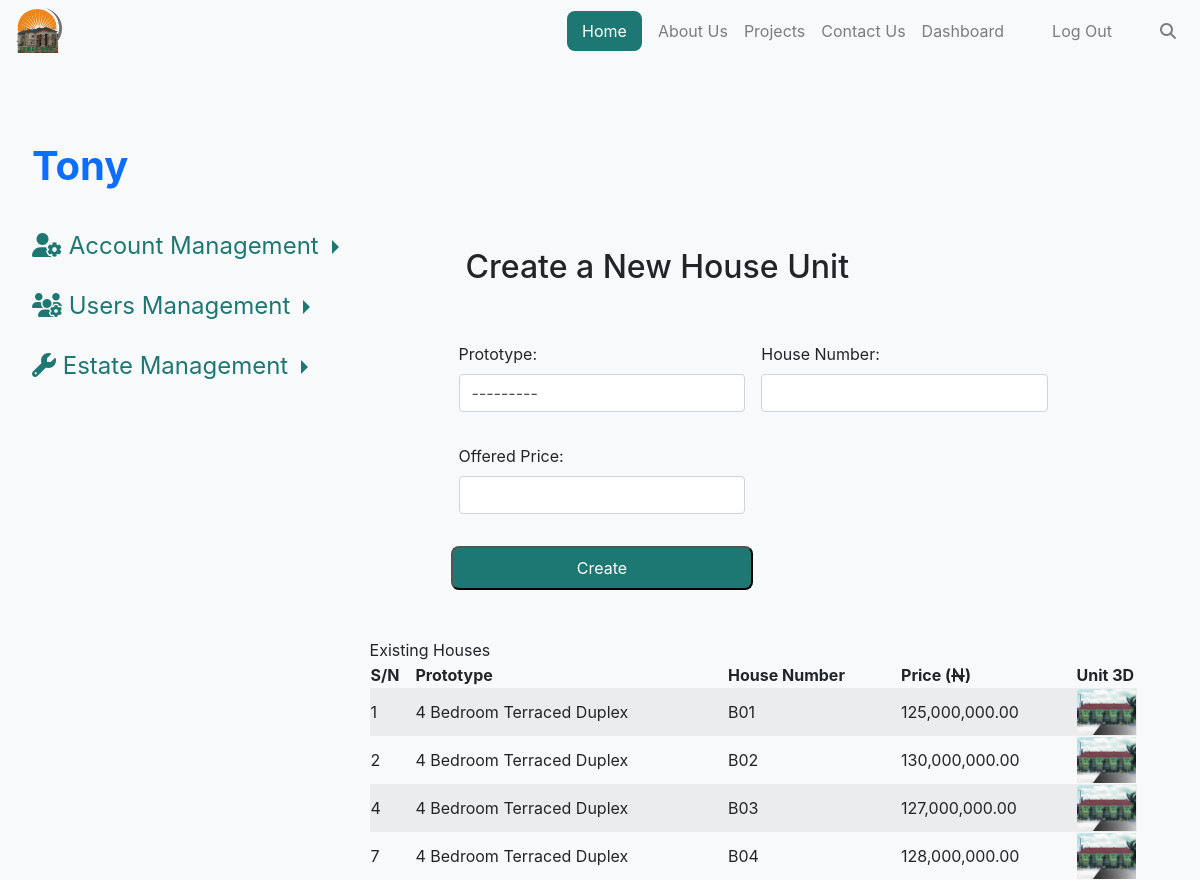
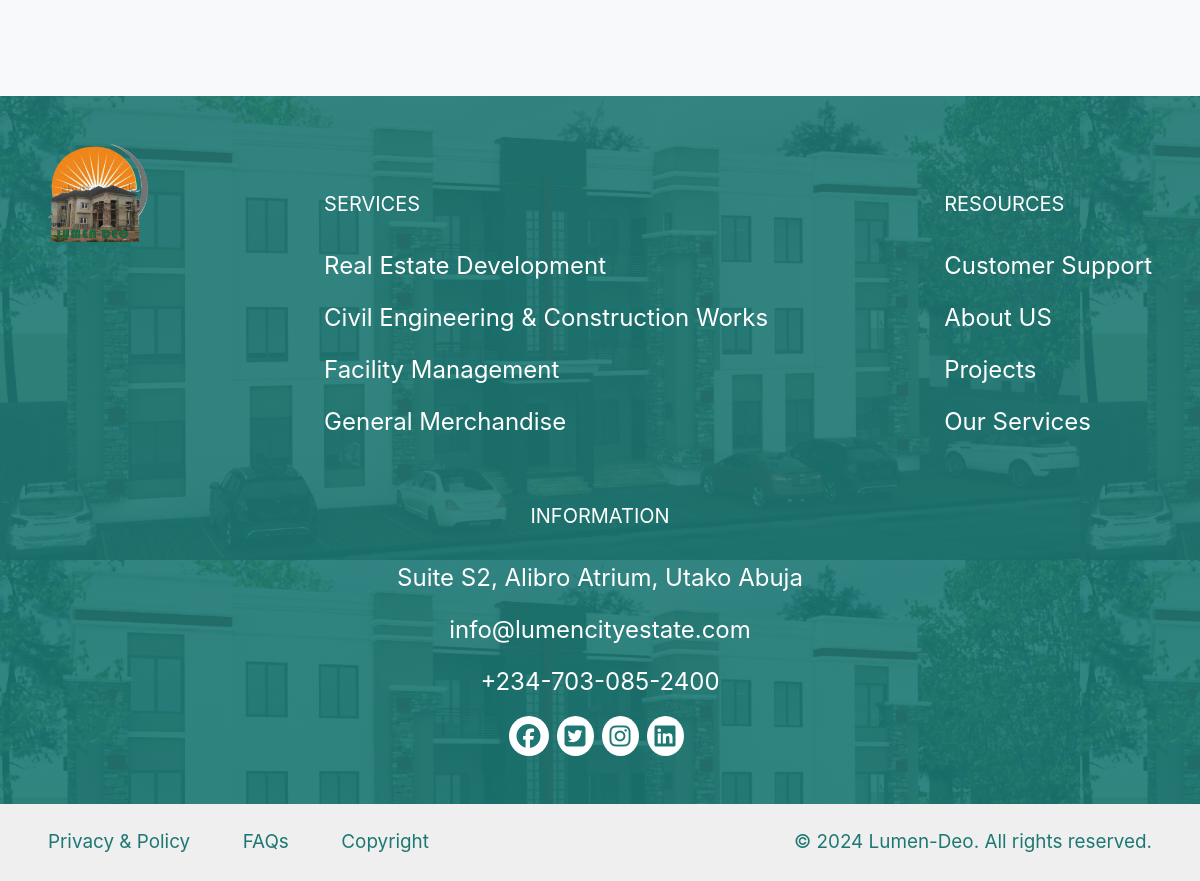
The app's page //project/prototype/create_unit/1 (signed in) with its own data (2 pictures, top to bottom).
### lumenapp/models.py (models this page shows, shortened)
class User(AbstractUser):
    user_category = models.ForeignKey(UserCategory, related_name="users_category", on_delete=models.CASCADE, null=True)

class Houses(models.Model):
    prototype = models.ForeignKey(Prototype, on_delete=models.SET_NULL, null=True, related_name="unit_prototypes")
    house_num = models.CharField(max_length=20)
    subscri_price = models.DecimalField(max_digits=11, decimal_places=2, blank=True, null=True)
    is_available = models.BooleanField(default=True)

class Prototype(models.Model):
    author = models.ForeignKey(User, related_name="prototype_creator", on_delete=models.CASCADE)
    project = models.ForeignKey(Project, related_name="project_prototypes", on_delete=models.CASCADE)
    prototype_name = models.CharField(max_length=800)
    prototype_img = models.ImageField(null=True, blank=True, upload_to='prototype_images')
    prototype_description = models.TextField()
    prototype_size = models.DecimalField(max_digits=12, decimal_places=2, null=True)
    prototype_price = models.DecimalField(max_digits=11, decimal_places=2)
    num_of_bedrooms = models.PositiveIntegerField(default=0)
    num_of_bathrooms = models.PositiveIntegerField(default=0)
    num_of_kitchen = models.PositiveIntegerField(default=0)
    num_of_parking_space = models.PositiveIntegerField(default=0)
    proto_date = models.DateTimeField(auto_now=True)
    legal_fee = models.DecimalField(max_digits=11, decimal_places=2, null=True, blank=True)
    VAT_fee = models.DecimalField(max_digits=11, decimal_places=2, null=True, blank=True)
    sewage_fee = models.DecimalField(max_digits=11, decimal_places=2)
    water_fee = models.DecimalField(max_digits=11, decimal_places=2)
    def __str__(self):
        return f"{self.prototype_name}"

### lumenapp/views.py (the view)
# urls.py: path("project/prototype/create_unit/<int:proj_id>", views.create_unit, name="create_unit"),
@login_required
def create_unit(request, proj_id):
    active_project = Project.objects.get(id=proj_id)
    houses = Houses.objects.filter(prototype__project=active_project).order_by("house_num")
    if request.method == "POST":
        form = HouseForm(request.POST, active_project=active_project)
        if form.is_valid():
            house = form.save(commit=False)
            if not Houses.objects.filter(prototype=house.prototype, house_num=house.house_num).exists():
                house.save()  # Save the instance
                return HttpResponseRedirect(reverse("project"))  # Redirect to project page
            else:
                context = {
                    "active_project": active_project,
                    "form": form,
                    "houses": houses,
                    "msg": {
                        "title": "Error!",
                        "body": "House unit already exists.",
                    }
                }
                return render(request, "lumenapp/house.html", context)
        else:
            context = {
                "active_project": active_project,
                "form": form,
                "houses": houses,
                "msg": {
                    "title": "Error!",
                    "body": "The form is invalid",
                }
            }
            return render(request, "lumenapp/house.html", context)
    else:
        form = HouseForm(active_project=active_project)
        context = {
            "active_project": active_project,
            "form": form,
            "houses": houses,
        }
        return render(request, "lumenapp/house.html", context)

### lumenapp/houses_forms.py
class HouseForm(forms.ModelForm):
    class Meta:
        model = Houses
        exclude = ["is_available"]
        labels = {
            'prototype': 'Prototype',
            'house_num': 'House Number',
            'subscri_price': 'Offered Price',
        }
        widgets = {
            'prototype': forms.Select(attrs={'class': 'form-control'}),
            'house_num': forms.TextInput(attrs={'class': 'form-control'}),
            'subscri_price': forms.NumberInput(attrs={'class': 'form-control'}),
        }
    def __init__(self, *args, **kwargs):
        active_project = kwargs.pop('active_project', None)
        super().__init__(*args, **kwargs)
        if active_project:
            self.fields['prototype'].queryset = Prototype.objects.filter(project=active_project)
        else:
            self.fields['prototype'].queryset = Prototype.objects.none()

### lumenapp/templates/lumenapp/house.html (shortened to what this page needs)
{% extends "lumenapp/layout.html" %}
{% load static %}
{% block body %}
<section id="projects" class="project-container d-flex bg-body-tertiary m-auto p-5 my-5">
  <nav class="nav flex-column got-nav d-inline-flex mt-4">
     {% if users %}
      <a class="nav-link fs-1 mt-5 p-3" href="{% url 'profile' user_id=user.id %}"><strong>{{ user }}</strong></a>
     {% else %}
     <a class="nav-link fs-1 mt-5 p-3" href=""><strong>{{ user }}</strong></a>
     {% endif %}
    <li class="nav-item dropright">
      <a class="nav-link dropdown-toggle icon mt-2" href="{% url 'user_acct' user_id=user.id %}" role="button">
        <i class="fa-solid fa-user-gear"></i> Account Management
      </a>
    </li>
    <li class="nav-item dropright">
      <a class="nav-link dropdown-toggle icon mt-2" href="#" role="button" data-toggle="dropdown" aria-expanded="false">
        <i class="fa-solid fa-users-gear"></i> Users Management
      </a>
    </li>
    <li class="nav-item dropright">
      <a class="nav-link dropdown-toggle icon mt-2" href="#" role="button" data-toggle="dropdown" aria-expanded="false">
        <i class="fa-solid fa-wrench"></i> Estate Management
      </a>
    </li>
  </nav>
  <section id="lumen-deo" class="container-fluid effect-section pt-5 mt-5">
    <section id="proj_upload" class="bg-body-tertiary m-auto p-5 mb-5">
      <section id="proj_upload" class="container m-auto px-5">
          <div class="mt-2"><h2 class="login-text py-5">Create a New House Unit</h2></div>
          <form action="{% url 'create_unit' proj_id=active_project.id %}" class="row row-cols-1 row-cols-sm-2 row-cols-md-2 g-3" method="post">
              {{ form.as_p }}
              <button type="submit" class="btn-fade btn-border-none">Create</button>
          </form>
        </section>
    </section>
    {% if houses %}
    <caption>Existing Houses</caption>
    <table class="table-striped mb-5">
      <thead>
        <tr>
          <th>S/N</th>
          <th>Prototype</th>
          <th>House Number</th>
          <th>Price (<i class="fa-solid fa-naira-sign"></i>)</th>
          <th>Unit 3D</th>
        </tr>
      </thead>
      <tbody>
        {% for house in houses %}
          <tr>
            <td> {{ house.id }} </td>
            <td> {{ house.prototype.prototype_name }} </td>
            <td> {{ house.house_num }} </td>
            <td> {{ house.subscri_price|floatformat:"2g" }} </td>
            <td class="proto-imgs"><img src="{{ house.prototype.prototype_img.url }}" alt="{{ house.prototype.prototype_title}}" class="proto-img"></td>
          </tr>
        {% endfor %}
      </tbody>
    </table>
    {% endif %}
  </section>
</section>
{% endblock %}

### lumenapp/static/lumenapp/css/style.css (style rules this page uses)
.login a, .login-btn, .active > a, .btn-fade { background-color: #1D7874; padding: 0.5rem 0.9375rem !important; border-radius: 0.5rem; margin-right: 0.5rem !important; color: #FFFFFF !important; }
.got-nav { margin-left: -2rem !important; }
.home, body { margin: 0 !important; padding: 0 !important; }
.effect-section { position: relative; overflow: hidden; }
.icon { color: #1D7874; font-size: 1.5rem; }
.project-container { text-decoration: none !important; }
.proto-img { width: 100% !important; }
.proto-imgs { width: 8% !important; }
tr td { justify-content: center !important; }

### records on screen
User: username "Tony"
Houses: id "1", prototype.prototype_name "4 Bedroom Terraced Duplex", house_num "B01", subscri_price "125,000,000.00", prototype.prototype_img (picture)
Houses: id "2", prototype.prototype_name "4 Bedroom Terraced Duplex", house_num "B02", subscri_price "130,000,000.00", prototype.prototype_img (picture)
Houses: id "4", prototype.prototype_name "4 Bedroom Terraced Duplex", house_num "B03", subscri_price "127,000,000.00", prototype.prototype_img (picture)
Houses: id "7", prototype.prototype_name "4 Bedroom Terraced Duplex", house_num "B04", subscri_price "128,000,000.00", prototype.prototype_img (picture)
